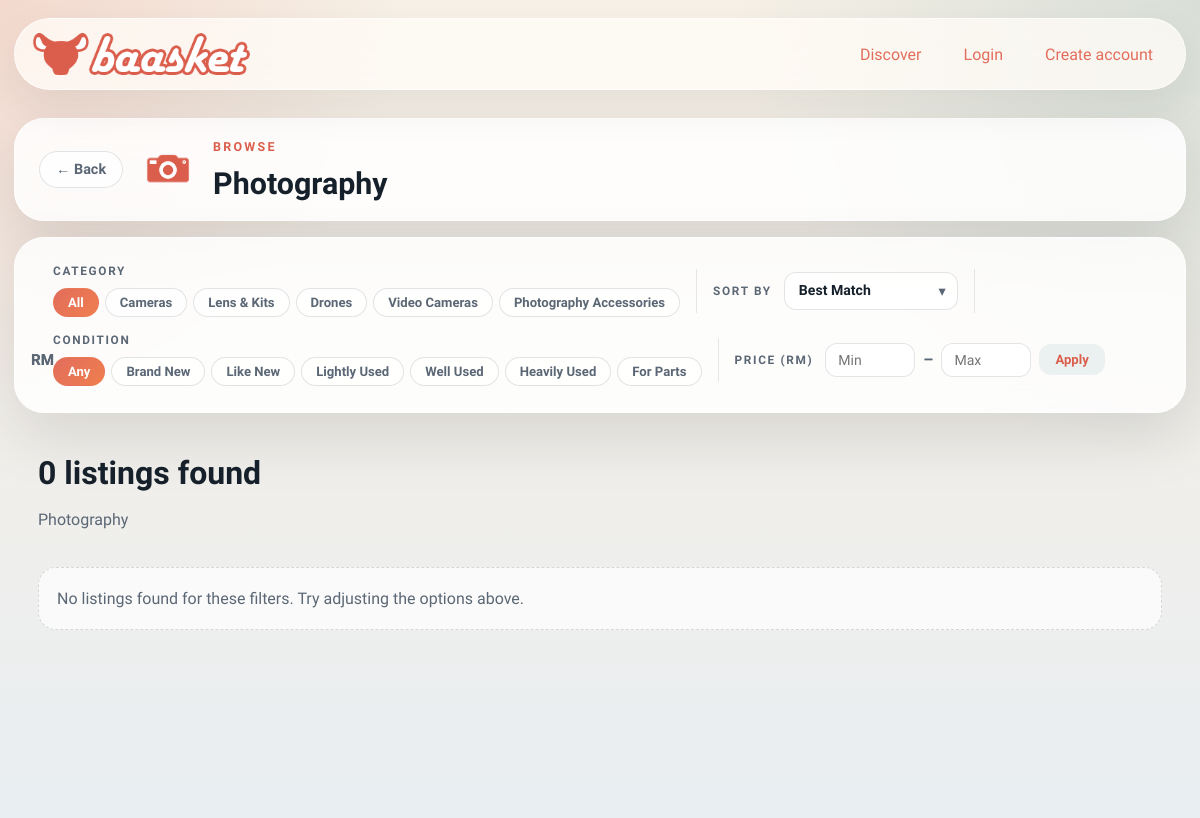
/browse/Photography, run on an earlier commit of the app's database.
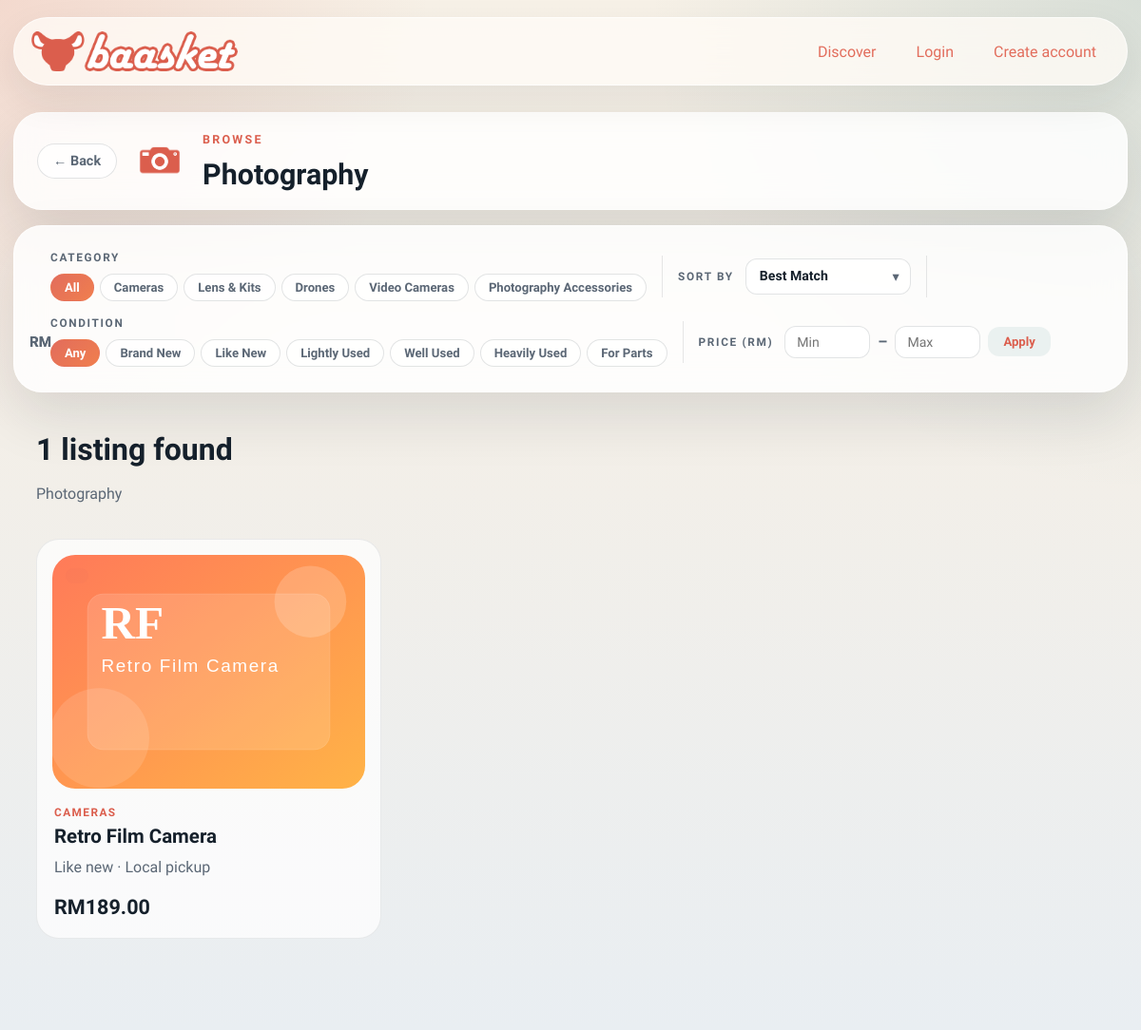
And on a later commit of the database.
### models.py (models this page shows, shortened)
class ListingModel(db.Model):
    id = db.Column(db.Integer, primary_key=True)                              # ITEMID (internal int; ITEMID UUID stored separately if needed)
    seller_id = db.Column(db.Integer, db.ForeignKey("user.id"), nullable=False, index=True)   # SELLERID → USER
    buyer_id  = db.Column(db.Integer, db.ForeignKey("user.id"), nullable=True,  index=True)   # BUYERID  → USER (null until sold)
    category    = db.Column(db.String(80),  nullable=False, index=True)       # CATEGORYID
    subcategory = db.Column(db.String(120), nullable=False, default="")       # SUBCATEGORYID
    title       = db.Column(db.String(100), nullable=False, index=True)       # TITLE    VARCHAR(100)
    price       = db.Column(db.Float,       nullable=False)                   # PRICE    FLOAT
    condition   = db.Column(db.String(10),  nullable=False)                   # CONDITION VARCHAR(10)
    listed_date = db.Column(db.DateTime,    nullable=False, default=datetime.utcnow, index=True)  # LISTEDDATE
    description = db.Column(db.String(1000), nullable=False)                  # DESCRIPTION VARCHAR(1000)
    likes    = db.Column(db.Integer, nullable=False, default=0)               # LIKES    INTEGER (≥ 0)
    reserved = db.Column(db.Boolean, nullable=False, default=False)           # RESERVED bool
    buyable  = db.Column(db.Boolean, nullable=False, default=True)            # BUYABLE  bool
    image_path     = db.Column(db.String(255), nullable=False, default="")
    seed_image_data = db.Column(db.Text,       nullable=False, default="")
    location       = db.Column(db.String(80),  nullable=False, default="")
    quantity       = db.Column(db.Integer,     nullable=False, default=1)
    sku            = db.Column(db.String(64),  nullable=True,  default="")
    is_active      = db.Column(db.Boolean,     nullable=False, default=True)
    created_at = db.synonym("listed_date")
    offers = db.relationship("Offer", backref="listing", lazy=True, cascade="all, delete-orphan")
    @property
    def image_data(self) -> str:
        if self.image_path:
            return f"/static/{self.image_path}"
        return self.seed_image_data or "/static/assets/logo/baasket_logo.png"

### main.py (the view)
	@app.get("/browse/<path:category>")
	def browse_category(category: str) -> ResponseReturnValue:
		if category not in VALID_CATEGORIES:
			flash("That category does not exist.", "warning")
			return redirect(url_for("index"))
		subcategories = CATEGORIES_MAP.get(category, [])
		selected_sub       = request.args.get("sub", "").strip()
		sort               = request.args.get("sort", "best_match").strip()
		selected_condition = request.args.get("condition", "").strip()
		price_min_raw      = request.args.get("price_min", "").strip()
		price_max_raw      = request.args.get("price_max", "").strip()
		if selected_sub and selected_sub not in subcategories:
			selected_sub = ""
		if selected_condition and selected_condition not in BROWSE_CONDITIONS:
			selected_condition = ""
		try:
			price_min = Decimal(price_min_raw) if price_min_raw else None
		except Exception:
			price_min = None
		try:
			price_max = Decimal(price_max_raw) if price_max_raw else None
		except Exception:
			price_max = None
		query = Item.query.filter(Item.category == category)
		if selected_sub:
			query = query.filter(Item.subcategory == selected_sub)
		if selected_condition:
			query = query.filter(Item.condition == selected_condition)
		if price_min is not None:
			query = query.filter(Item.price >= float(price_min))
		if price_max is not None:
			query = query.filter(Item.price <= float(price_max))
		if sort == "recent":
			query = query.order_by(Item.created_at.desc())
		elif sort == "price_high":
			query = query.order_by(Item.price.desc())
		elif sort == "price_low":
			query = query.order_by(Item.price.asc())
		else:
			query = query.order_by(Item.created_at.desc())
		listings = query.all()
		category_icon = url_for(
			"static",
			filename=f"assets/categories/{CATEGORY_ICONS.get(category, CATEGORY_ICON_FALLBACK)}",
		)
		return render_template(
			"browse.html",
			title=f"{category} | Baasket",
			category=category,
			category_icon=category_icon,
			subcategories=subcategories,
			selected_sub=selected_sub,
			sort=sort,
			conditions=BROWSE_CONDITIONS,
			selected_condition=selected_condition,
			price_min=price_min_raw,
			price_max=price_max_raw,
			listings=listings,
		)

### main.py (called while the page is built)
def _money(value: object) -> str:
	amount = Decimal(str(value))
	return f"RM{amount:,.2f}"

### payment.py (called while the page is built)
    def options(self) -> tuple[dict[str, object], ...]:
        return tuple(
            {
                "code": strategy.code,
                "label": strategy.label,
                "fee_rate": getattr(strategy, "fee_rate", Decimal("0.00")),
            }
            for strategy in self._strategies.values()
        )

### templates/browse.html (shortened to what the changed rows need)
{% extends "base.html" %}
{% block content %}
<section class="browse-header card-surface reveal" data-reveal>
  <div class="browse-header-inner">
    <div class="browse-title-row">
      <div>
        <p class="eyebrow">Browse</p>
        <h1>{{ category }}</h1>
      </div>
    </div>
  </div>
</section>
<section class="browse-filter-bar card-surface reveal" data-reveal>
  <form method="get" action="{{ url_for('browse_category', category=category) }}" id="filter-form">
    <div class="filter-group">
      <div class="chip-scroll">
        <label class="chip-option {% if not selected_sub %}chip-active{% endif %}">
          All
        </label>
        {% for sub in subcategories %}
          <label class="chip-option {% if selected_sub == sub %}chip-active{% endif %}">
            {{ sub }}
          </label>
        {% endfor %}
      </div>
    </div>
    <div class="filter-group">
      <div class="chip-scroll">
        <label class="chip-option {% if not selected_condition %}chip-active{% endif %}">
          Any
        </label>
        {% set cond_labels = {
            "Brand New":  "Brand New",
            "Like New":   "Like New",
            "Lightly Us": "Lightly Used",
            "Well Used":  "Well Used",
            "Heavily Us": "Heavily Used",
            "For Parts":  "For Parts"
          } %}
        {% for cond in conditions %}
          <label class="chip-option {% if selected_condition == cond %}chip-active{% endif %}">
            {{ cond_labels.get(cond, cond) }}
          </label>
        {% endfor %}
      </div>
    </div>
  </form>
</section>
<section class="section-block">
  <div class="section-heading">
    <div>
      <h2>{{ listings|length }} listing{% if listings|length != 1 %}s{% endif %} found</h2>
      <p>{{ category }}{% if selected_sub %} › {{ selected_sub }}{% endif %}</p>
    </div>
  </div>
  <div class="listing-grid compact-grid">
    {% for listing in listings %}
      <article class="product-card reveal" data-reveal>
        <a href="{{ url_for('listing_detail', listing_id=listing.id) }}" class="product-image-wrap">
          <img src="{{ listing.image_data }}" alt="{{ listing.title }}">
          <span class="badge">{{ listing.badge }}</span>
        </a>
        <div class="product-copy">
          <p class="product-category">{{ listing.subcategory or listing.category }}</p>
          <h3><a href="{{ url_for('listing_detail', listing_id=listing.id) }}">{{ listing.title }}</a></h3>
          <p class="product-meta">{{ listing.condition }} · {{ listing.location }}</p>
          <div class="price-row">
            <strong>{{ listing.price|money }}</strong>
          </div>
        </div>
      </article>
    {% else %}
      <div class="empty-state wide">No listings found for these filters. Try adjusting the options above.</div>
    {% endfor %}
  </div>
</section>
{% endblock %}

What changed in the data, as far as the page shows it:
added ListingModel: category "Photography", title (picture), subcategory "CAMERAS", title "Retro Film Camera", condition "Like new", location "Local pickup", price "RM189.00"
Also different on the page:
{{ listings|length }}: "0" → "1"
{{ category }}: "Photography" → (not shown)
text no longer shown: "s No listings found for these filters. Try adjusting the options above."
